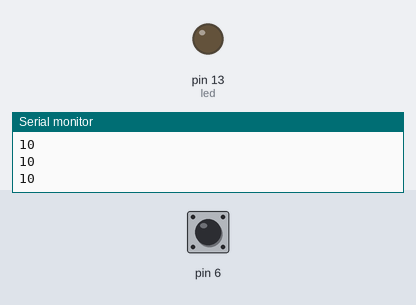
Recording of a sketch running on a simulated Arduino Uno, built with avr-gcc and run on an emulated ATmega328P. Shown: output pins drawn as LEDs (lit = HIGH), the last lines printed to the serial monitor. Dashed ring = blinking. The inputs (shaded band) are chosen by the test bench; at power-on: pin 6 HIGH.

Above: at 1.2 s.
1.3 s: pin 6 pulled LOW for 3.2 s
At 1.7 s:
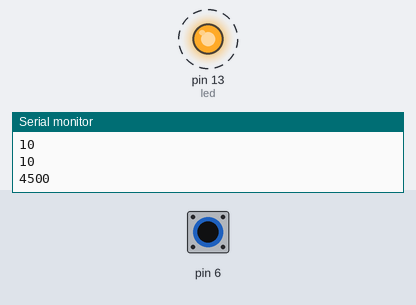
Timing chart, 0 to 5.8 s (numbered marks = the images above; inputs shaded):
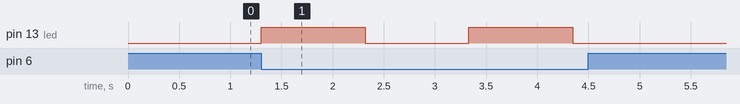

Measured:
- after the input at 1.3 s, pin 13 (led): alternates HIGH for 1.0 s and LOW for 1.0 s, 4 changes in all, then stays LOW, starting at once

The sketch:

Capacitive_Sensor_Loesung_blink.ino
```cpp
#include <CapacitiveSensor.h>
CapacitiveSensor Sensor = CapacitiveSensor(4, 6);
long val;
bool led_status = false;
#define led 13

void setup()
{
  Serial.begin(9600);
  pinMode(led, OUTPUT);
}

void loop()
{
  val = Sensor.capacitiveSensor(30);
  Serial.println(val);

  if (val >= 1000) {
    led_status = !led_status;

    digitalWrite(led, led_status);
    delay(1000);
  }

  else if (val < 1000) {
    led_status = false;
    digitalWrite(led, led_status);
  }

  delay(10);
}
```
